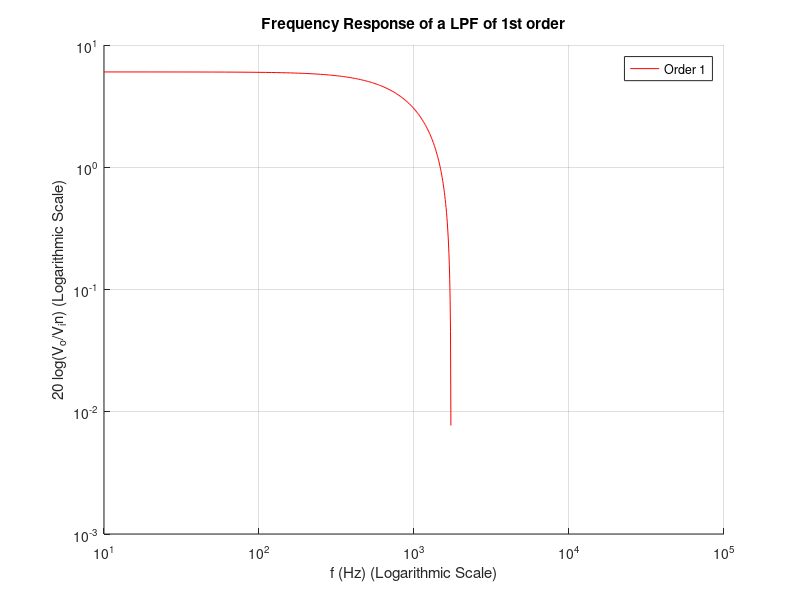

Here is the MATLAB script that generated this plot:
% Constants
R_F = 2200; % R1  = R_F = 2.2 kΩ
R_1 = 2200; % R1  = R_F = 2.2 kΩ
f = [0:10:100000];
f_c = 1000; % cut off frequency
A_F = 1 + (R_F / R_1);

hold on;
grid on;

% Low Pass Filter
xlabel('f (Hz) (Logarithmic Scale)')
ylabel('20 log(V_o/V_in) (Logarithmic Scale)')
title('Frequency Response of a LPF of 1st order');

V_out_by_V_in_LPF = A_F ./ sqrt(1 + ((f ./ f_c) .^ (2)));
y_axis_LPF = 20 * log10(V_out_by_V_in_LPF);
loglog(f, y_axis_LPF, 'r');

legend('Order 1');
hold off;
